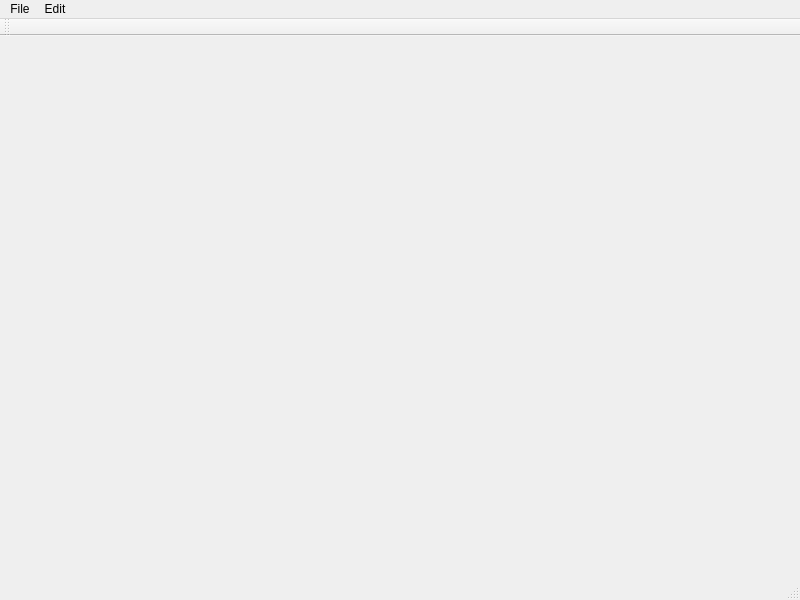
<?xml version="1.0" encoding="UTF-8"?>
<ui version="4.0">
 <class>MainWindow</class>
 <widget class="QMainWindow" name="MainWindow">
  <property name="geometry">
   <rect>
    <x>0</x>
    <y>0</y>
    <width>800</width>
    <height>600</height>
   </rect>
  </property>
  <property name="windowTitle">
   <string>MainWindow</string>
  </property>
  <widget class="QWidget" name="centralwidget"/>
  <widget class="QMenuBar" name="menubar">
   <property name="geometry">
    <rect>
     <x>0</x>
     <y>0</y>
     <width>800</width>
     <height>26</height>
    </rect>
   </property>
   <widget class="QMenu" name="menuFile">
    <property name="title">
     <string>File</string>
    </property>
    <addaction name="actionNew"/>
    <addaction name="actionOpen"/>
    <addaction name="actionSave"/>
    <addaction name="actionSave_as"/>
    <addaction name="actionExit"/>
   </widget>
   <widget class="QMenu" name="menuEdit">
    <property name="title">
     <string>Edit</string>
    </property>
    <addaction name="actionCopy"/>
    <addaction name="actionCut"/>
    <addaction name="actionPaste"/>
    <addaction name="actionFind"/>
    <addaction name="actionReplace"/>
   </widget>
   <addaction name="menuFile"/>
   <addaction name="menuEdit"/>
  </widget>
  <widget class="QStatusBar" name="statusbar"/>
  <widget class="QToolBar" name="toolBar">
   <property name="windowTitle">
    <string>toolBar</string>
   </property>
   <attribute name="toolBarArea">
    <enum>TopToolBarArea</enum>
   </attribute>
   <attribute name="toolBarBreak">
    <bool>false</bool>
   </attribute>
  </widget>
  <action name="actionNew">
   <property name="text">
    <string>New</string>
   </property>
   <property name="shortcut">
    <string>Ctrl+N</string>
   </property>
  </action>
  <action name="actionOpen">
   <property name="text">
    <string>Open</string>
   </property>
   <property name="shortcut">
    <string>Ctrl+O</string>
   </property>
  </action>
  <action name="actionSave">
   <property name="text">
    <string>Save</string>
   </property>
   <property name="shortcut">
    <string>Ctrl+S</string>
   </property>
  </action>
  <action name="actionSave_as">
   <property name="text">
    <string>Save as...</string>
   </property>
  </action>
  <action name="actionExit">
   <property name="text">
    <string>Exit</string>
   </property>
   <property name="shortcut">
    <string>Ctrl+Q</string>
   </property>
  </action>
  <action name="actionCopy">
   <property name="text">
    <string>Copy</string>
   </property>
   <property name="shortcut">
    <string>Ctrl+C</string>
   </property>
  </action>
  <action name="actionCut">
   <property name="text">
    <string>Cut</string>
   </property>
   <property name="shortcut">
    <string>Ctrl+X</string>
   </property>
  </action>
  <action name="actionPaste">
   <property name="text">
    <string>Paste</string>
   </property>
   <property name="shortcut">
    <string>Ctrl+V</string>
   </property>
  </action>
  <action name="actionFind">
   <property name="text">
    <string>Find</string>
   </property>
   <property name="shortcut">
    <string>Ctrl+F</string>
   </property>
  </action>
  <action name="actionReplace">
   <property name="text">
    <string>Replace</string>
   </property>
  </action>
 </widget>
 <resources/>
 <connections/>
</ui>
